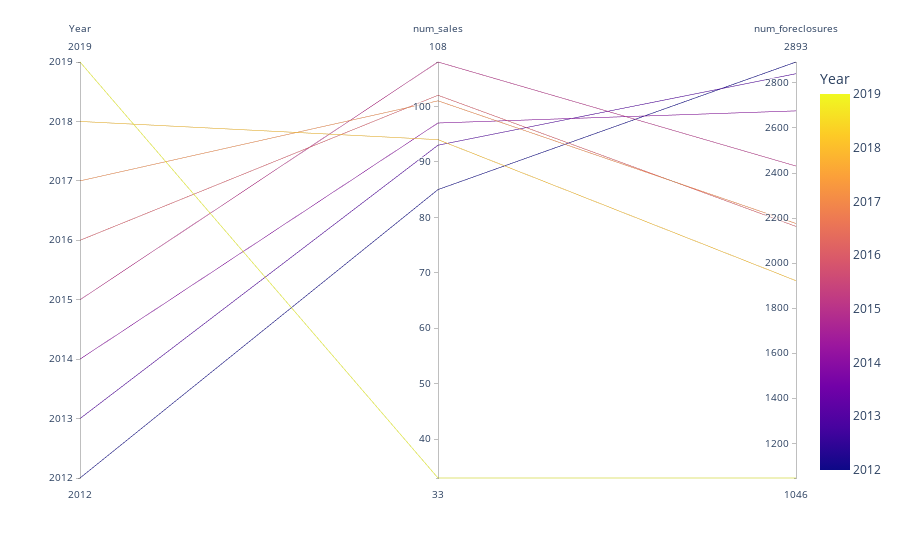

Source (notebook cell):
### Markdown cell above
### Plot data

### Code cell
# Plot data using parallel_coordinates plot
plot1 = px.parallel_coordinates(sales_foreclosures_cnt_drop,
                                color='Year')
plot1

### Figure 1 — Plotly figure (JSON) as saved in the notebook; plotly's stock layout.template omitted (floating-point values rounded to 4 significant figures)
{"data": [{"dimensions": [{"label": "Year", "values": [2012, 2013, 2014, 2015, 2016, 2017, 2018, 2019]}, {"label": "num_sales", "values": [85, 93, 97, 108, 102, 101, 94, 33]}, {"label": "num_foreclosures", "values": [2893, 2841, 2676, 2431, 2163, 2176, 1922, 1046]}], "domain": {"x": [0, 1], "y": [0, 1]}, "line": {"color": [2012, 2013, 2014, 2015, 2016, 2017, 2018, 2019], "coloraxis": "coloraxis"}, "name": "", "type": "parcoords"}], "layout": {"autosize": true, "coloraxis": {"colorbar": {"title": {"text": "Year"}}, "colorscale": [[0, "#0d0887"], [0.1111, "#46039f"], [0.2222, "#7201a8"], [0.3333, "#9c179e"], [0.4444, "#bd3786"], [0.5556, "#d8576b"], [0.6667, "#ed7953"], [0.7778, "#fb9f3a"], [0.8889, "#fdca26"], [1, "#f0f921"]]}, "legend": {"tracegroupgap": 0}, "margin": {"t": 60}}}
